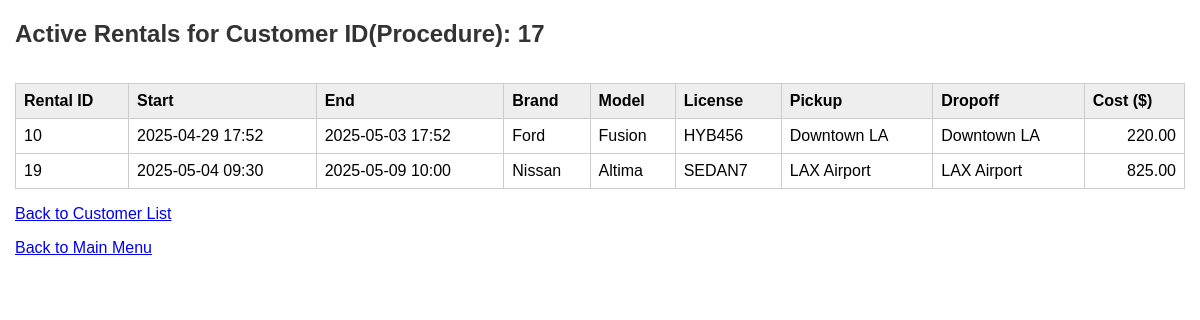
The app's page /rentalsByCustomer.php?customer_id=17 with its own data.
### tables this page shows
CREATE TABLE `rental_agreements` (
  `rental_id` int(11) NOT NULL,
  `customer_id` int(11) NOT NULL,
  `car_id` int(11) NOT NULL,
  `employee_id` int(11) NOT NULL,
  `pickup_location_id` int(11) NOT NULL,
  `dropoff_location_id` int(11) NOT NULL,
  `rental_start` datetime NOT NULL,
  `rental_end` datetime NOT NULL,
  `total_cost` decimal(10,2) NOT NULL,
  `insurance_included` tinyint(1) DEFAULT 0,
  `status` enum('active','completed','cancelled') DEFAULT 'active'
);

CREATE TABLE `cars` (
  `car_id` int(11) NOT NULL,
  `brand` varchar(255) NOT NULL,
  `model` varchar(255) NOT NULL,
  `year` int(11) NOT NULL,
  `license_plate` varchar(255) NOT NULL,
  `rental_rate` decimal(10,2) NOT NULL,
  `status` enum('available','rented','maintenance') DEFAULT 'available',
  `mileage` int(11) NOT NULL,
  `fuel_type` enum('gasoline','diesel','electric','hybrid') NOT NULL,
  `category_id` int(11) NOT NULL
);

CREATE TABLE `locations` (
  `location_id` int(11) NOT NULL,
  `location_name` varchar(255) NOT NULL,
  `address` varchar(255) NOT NULL,
  `phone` varchar(255) NOT NULL
);

### rentalsByCustomer.php (the view, shortened to what this page needs)
<?php
include_once "dbconn.php";
$customer_id_to_check = filter_input(INPUT_GET, 'customer_id', FILTER_VALIDATE_INT);
$active_rentals = [];
$sql = "CALL GetActiveRentalsForCustomer(?)";
$stmt = $conn->prepare($sql);
$stmt->bind_param("i", $customer_id_to_check);
$stmt->execute();
$result = $stmt->get_result();
if ($result) {
     while ($row = $result->fetch_assoc()) {
         $active_rentals[] = $row;
     }
}
?>
<!DOCTYPE html>
<html>
<head>
</head>
<body>
    <h2>Active Rentals for Customer ID(Procedure): <?php echo htmlspecialchars($customer_id_to_check); ?></h2>
    <?php if (!empty($active_rentals)): ?>
         <div style="overflow-x:auto;">
            <table>
                <thead>
                    <tr>
                        <th>Rental ID</th>
                        <th>Start</th>
                        <th>End</th>
                        <th>Brand</th>
                        <th>Model</th>
                        <th>License</th>
                        <th>Pickup</th>
                        <th>Dropoff</th>
                        <th>Cost ($)</th>
                    </tr>
                </thead>
                <tbody>
                    <?php foreach ($active_rentals as $rental):
                        $start_dt = date('Y-m-d H:i', strtotime($rental['rental_start']));
                        $end_dt = date('Y-m-d H:i', strtotime($rental['rental_end']));
                    ?>
                        <tr>
                            <td><?php echo htmlspecialchars($rental['rental_id']); ?></td>
                            <td><?php echo htmlspecialchars($start_dt); ?></td>
                            <td><?php echo htmlspecialchars($end_dt); ?></td>
                            <td><?php echo htmlspecialchars($rental['car_brand']); ?></td>
                            <td><?php echo htmlspecialchars($rental['car_model']); ?></td>
                            <td><?php echo htmlspecialchars($rental['license_plate']); ?></td>
                            <td><?php echo htmlspecialchars($rental['pickup_location']); ?></td>
                            <td><?php echo htmlspecialchars($rental['dropoff_location']); ?></td>
                            <td style="text-align: right;"><?php echo htmlspecialchars(number_format($rental['total_cost'], 2)); ?></td>
                        </tr>
                    <?php endforeach; ?>
                </tbody>
            </table>
        </div>
    <?php else: ?>
        <p>No active rentals found for this customer.</p>
    <?php endif; ?>
    <p><a href="customers.php">Back to Customer List</a></p>
    <p><a href="index.php">Back to Main Menu</a></p>
</body>
</html>

### rentalsByCustomer.php (style rules this page uses)
body { font-family: sans-serif; margin: 15px; }
table { border-collapse: collapse; width: 100%; margin-top: 15px; border: 1px solid #ccc; }
th, td { border: 1px solid #ccc; padding: 8px; text-align: left; }
th { background-color: #eee; white-space: nowrap; }
h2 { color: #333; }

### records on screen
rental_agreements: rental_id "10", rental_start "2025-04-29 17:52", rental_end "2025-05-03 17:52", car.brand "Ford", car.model "Fusion", car.license_plate "HYB456", dropoff_location.location_name "Downtown LA", total_cost "220.00"
rental_agreements: rental_id "19", rental_start "2025-05-04 09:30", rental_end "2025-05-09 10:00", car.brand "Nissan", car.model "Altima", car.license_plate "SEDAN7", dropoff_location.location_name "LAX Airport", total_cost "825.00"

### other values on screen
$customer_id_to_check "17"
